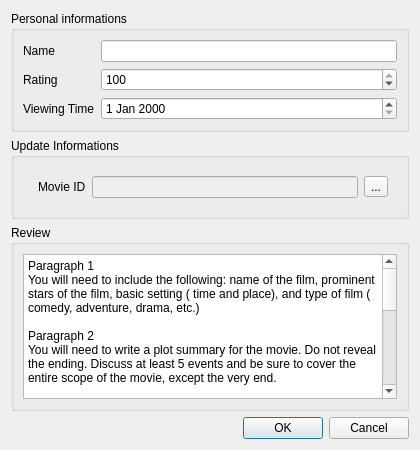
<?xml version="1.0" encoding="UTF-8"?>
<ui version="4.0">
 <class>NewMovieDialog</class>
 <widget class="QDialog" name="NewMovieDialog">
  <property name="geometry">
   <rect>
    <x>0</x>
    <y>0</y>
    <width>420</width>
    <height>450</height>
   </rect>
  </property>
  <property name="windowTitle">
   <string>New</string>
  </property>
  <property name="windowIcon">
   <iconset resource="MovieManiacsResource.qrc">
    <normaloff>:/icons/film.ico</normaloff>:/icons/film.ico</iconset>
  </property>
  <layout class="QVBoxLayout" name="verticalLayout_2">
   <item>
    <layout class="QVBoxLayout" name="verticalLayout" stretch="0,0,0">
     <property name="spacing">
      <number>6</number>
     </property>
     <property name="sizeConstraint">
      <enum>QLayout::SetDefaultConstraint</enum>
     </property>
     <item>
      <widget class="QGroupBox" name="groupBox">
       <property name="title">
        <string>Personal informations</string>
       </property>
       <layout class="QFormLayout" name="formLayout">
        <property name="fieldGrowthPolicy">
         <enum>QFormLayout::AllNonFixedFieldsGrow</enum>
        </property>
        <item row="0" column="0">
         <widget class="QLabel" name="label">
          <property name="text">
           <string>Name</string>
          </property>
         </widget>
        </item>
        <item row="0" column="1">
         <widget class="QLineEdit" name="nameEdit"/>
        </item>
        <item row="1" column="0">
         <widget class="QLabel" name="label_2">
          <property name="text">
           <string>Rating</string>
          </property>
         </widget>
        </item>
        <item row="1" column="1">
         <widget class="QSpinBox" name="ratingSpinBox">
          <property name="minimum">
           <number>1</number>
          </property>
          <property name="maximum">
           <number>100</number>
          </property>
          <property name="singleStep">
           <number>10</number>
          </property>
          <property name="value">
           <number>100</number>
          </property>
         </widget>
        </item>
        <item row="2" column="0">
         <widget class="QLabel" name="label_4">
          <property name="text">
           <string>Viewing Time</string>
          </property>
         </widget>
        </item>
        <item row="2" column="1">
         <widget class="QDateEdit" name="dateEdit"/>
        </item>
       </layout>
      </widget>
     </item>
     <item>
      <widget class="QGroupBox" name="groupBox_3">
       <property name="title">
        <string>Update Informations</string>
       </property>
       <layout class="QFormLayout" name="formLayout_3">
        <property name="fieldGrowthPolicy">
         <enum>QFormLayout::AllNonFixedFieldsGrow</enum>
        </property>
        <property name="leftMargin">
         <number>9</number>
        </property>
        <item row="0" column="1">
         <widget class="QWidget" name="widget" native="true">
          <layout class="QHBoxLayout" name="horizontalLayout">
           <item>
            <widget class="QLabel" name="label_7">
             <property name="text">
              <string>Movie ID</string>
             </property>
            </widget>
           </item>
           <item>
            <widget class="QLineEdit" name="movieIDEdit">
             <property name="enabled">
              <bool>false</bool>
             </property>
             <property name="readOnly">
              <bool>true</bool>
             </property>
            </widget>
           </item>
           <item>
            <widget class="QToolButton" name="toolButton">
             <property name="toolTip">
              <string/>
             </property>
             <property name="text">
              <string>...</string>
             </property>
            </widget>
           </item>
          </layout>
         </widget>
        </item>
       </layout>
      </widget>
     </item>
     <item>
      <widget class="QGroupBox" name="groupBox_2">
       <property name="title">
        <string>Review</string>
       </property>
       <layout class="QVBoxLayout" name="verticalLayout_3">
        <item>
         <widget class="QPlainTextEdit" name="reviewPlainTextEdit">
          <property name="plainText">
           <string>Paragraph 1
You will need to include the following: name of the film, prominent stars of the film, basic setting ( time and place), and type of film ( comedy, adventure, drama, etc.)

Paragraph 2
You will need to write a plot summary for the movie. Do not reveal the ending. Discuss at least 5 events and be sure to cover the entire scope of the movie, except the very end.

Paragraph 3
Discuss one aspect of filmmaking. You may choose from acting, direction, editing, costume design, set design, photography, background music, or anything else you may think of. Be sure that you are specific and cite examples from the movie.

Paragraph 4
Discuss another aspect of filmmaking. You may choose from acting, direction, editing, costume design, set design, photography, background music, or anything else you may think of, but obviously choose something different from what you discussed in the previous paragraph. Be sure that you are specific and cite examples from the movie.

Paragraph 5
Give your overall reaction to the film as well as your opinion on the quality of the film. Also include your recommendations for potential viewers.

Remember, the guideline above is just what it is. It’s just a guideline, so throw in your own spin and develop your own format if you want to
.</string>
          </property>
         </widget>
        </item>
       </layout>
      </widget>
     </item>
    </layout>
   </item>
   <item>
    <widget class="QDialogButtonBox" name="buttonBox">
     <property name="orientation">
      <enum>Qt::Horizontal</enum>
     </property>
     <property name="standardButtons">
      <set>QDialogButtonBox::Cancel|QDialogButtonBox::Ok</set>
     </property>
    </widget>
   </item>
  </layout>
 </widget>
 <resources>
  <include location="MovieManiacsResource.qrc"/>
 </resources>
 <connections>
  <connection>
   <sender>buttonBox</sender>
   <signal>accepted()</signal>
   <receiver>NewMovieDialog</receiver>
   <slot>accept()</slot>
   <hints>
    <hint type="sourcelabel">
     <x>248</x>
     <y>254</y>
    </hint>
    <hint type="destinationlabel">
     <x>157</x>
     <y>274</y>
    </hint>
   </hints>
  </connection>
  <connection>
   <sender>buttonBox</sender>
   <signal>rejected()</signal>
   <receiver>NewMovieDialog</receiver>
   <slot>reject()</slot>
   <hints>
    <hint type="sourcelabel">
     <x>316</x>
     <y>260</y>
    </hint>
    <hint type="destinationlabel">
     <x>286</x>
     <y>274</y>
    </hint>
   </hints>
  </connection>
 </connections>
</ui>
